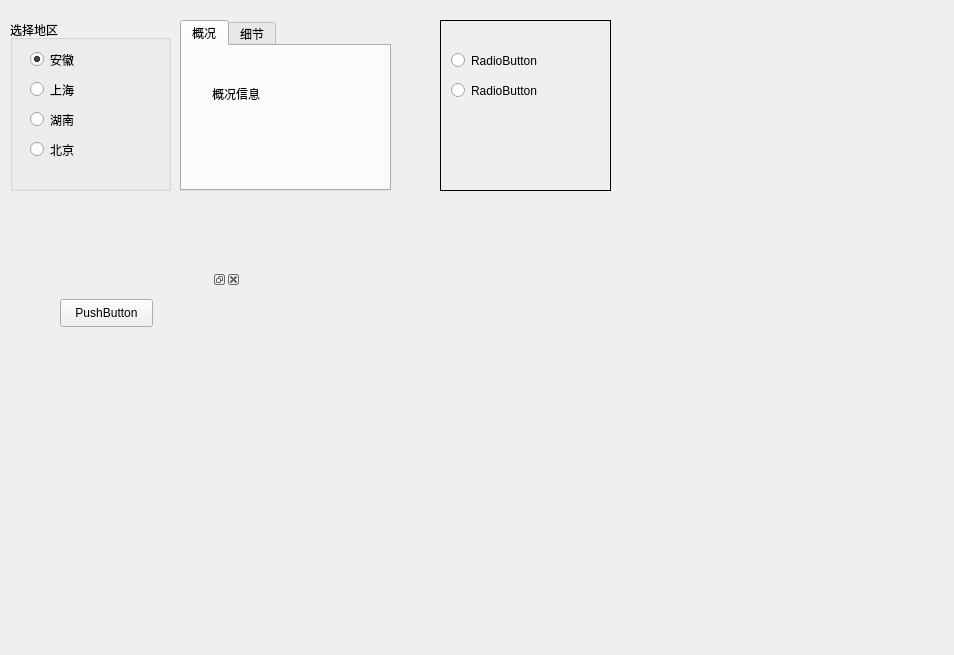
<?xml version="1.0" encoding="UTF-8"?>
<ui version="4.0">
 <class>Form</class>
 <widget class="QWidget" name="Form">
  <property name="geometry">
   <rect>
    <x>0</x>
    <y>0</y>
    <width>954</width>
    <height>655</height>
   </rect>
  </property>
  <property name="windowTitle">
   <string>Form</string>
  </property>
  <widget class="QGroupBox" name="groupBox">
   <property name="geometry">
    <rect>
     <x>10</x>
     <y>20</y>
     <width>161</width>
     <height>171</height>
    </rect>
   </property>
   <property name="title">
    <string>选择地区</string>
   </property>
   <widget class="QRadioButton" name="radioButton">
    <property name="geometry">
     <rect>
      <x>20</x>
      <y>30</y>
      <width>115</width>
      <height>19</height>
     </rect>
    </property>
    <property name="text">
     <string>安徽</string>
    </property>
    <property name="checked">
     <bool>true</bool>
    </property>
   </widget>
   <widget class="QRadioButton" name="radioButton_2">
    <property name="geometry">
     <rect>
      <x>20</x>
      <y>60</y>
      <width>115</width>
      <height>19</height>
     </rect>
    </property>
    <property name="text">
     <string>上海</string>
    </property>
   </widget>
   <widget class="QRadioButton" name="radioButton_3">
    <property name="geometry">
     <rect>
      <x>20</x>
      <y>90</y>
      <width>115</width>
      <height>19</height>
     </rect>
    </property>
    <property name="text">
     <string>湖南</string>
    </property>
   </widget>
   <widget class="QRadioButton" name="radioButton_4">
    <property name="geometry">
     <rect>
      <x>20</x>
      <y>120</y>
      <width>115</width>
      <height>19</height>
     </rect>
    </property>
    <property name="text">
     <string>北京</string>
    </property>
   </widget>
  </widget>
  <widget class="QTabWidget" name="tabWidget">
   <property name="geometry">
    <rect>
     <x>180</x>
     <y>20</y>
     <width>211</width>
     <height>171</height>
    </rect>
   </property>
   <property name="currentIndex">
    <number>0</number>
   </property>
   <widget class="QWidget" name="tab1">
    <attribute name="title">
     <string>概况</string>
    </attribute>
    <widget class="QLabel" name="label">
     <property name="geometry">
      <rect>
       <x>30</x>
       <y>40</y>
       <width>72</width>
       <height>15</height>
      </rect>
     </property>
     <property name="text">
      <string>概况信息</string>
     </property>
    </widget>
   </widget>
   <widget class="QWidget" name="tab2">
    <attribute name="title">
     <string>细节</string>
    </attribute>
    <widget class="QTextBrowser" name="textBrowser">
     <property name="geometry">
      <rect>
       <x>10</x>
       <y>10</y>
       <width>256</width>
       <height>192</height>
      </rect>
     </property>
     <property name="html">
      <string>&lt;!DOCTYPE HTML PUBLIC &quot;-//W3C//DTD HTML 4.0//EN&quot; &quot;http://www.w3.org/TR/REC-html40/strict.dtd&quot;&gt;
&lt;html&gt;&lt;head&gt;&lt;meta name=&quot;qrichtext&quot; content=&quot;1&quot; /&gt;&lt;style type=&quot;text/css&quot;&gt;
p, li { white-space: pre-wrap; }
&lt;/style&gt;&lt;/head&gt;&lt;body style=&quot; font-family:'SimSun'; font-size:9pt; font-weight:400; font-style:normal;&quot;&gt;
&lt;p style=&quot; margin-top:0px; margin-bottom:0px; margin-left:0px; margin-right:0px; -qt-block-indent:0; text-indent:0px;&quot;&gt;&lt;span style=&quot; font-size:14pt; font-weight:600;&quot;&gt;细节在此&lt;/span&gt;&lt;/p&gt;
&lt;p style=&quot; margin-top:0px; margin-bottom:0px; margin-left:0px; margin-right:0px; -qt-block-indent:0; text-indent:0px;&quot;&gt;&lt;a href=&quot;www.baidu.com&quot;&gt;&lt;span style=&quot; text-decoration: underline; color:#0000ff;&quot;&gt;继续&lt;/span&gt;&lt;/a&gt;&lt;/p&gt;&lt;/body&gt;&lt;/html&gt;</string>
     </property>
    </widget>
   </widget>
  </widget>
  <widget class="QStackedWidget" name="stackedWidget">
   <property name="geometry">
    <rect>
     <x>440</x>
     <y>20</y>
     <width>171</width>
     <height>171</height>
    </rect>
   </property>
   <property name="frameShape">
    <enum>QFrame::Box</enum>
   </property>
   <property name="currentIndex">
    <number>1</number>
   </property>
   <widget class="QWidget" name="page1">
    <widget class="QPushButton" name="pushButton">
     <property name="geometry">
      <rect>
       <x>10</x>
       <y>20</y>
       <width>93</width>
       <height>28</height>
      </rect>
     </property>
     <property name="text">
      <string>PushButton</string>
     </property>
    </widget>
   </widget>
   <widget class="QWidget" name="page2">
    <widget class="QRadioButton" name="radioButton_5">
     <property name="geometry">
      <rect>
       <x>10</x>
       <y>30</y>
       <width>115</width>
       <height>19</height>
      </rect>
     </property>
     <property name="text">
      <string>RadioButton</string>
     </property>
    </widget>
    <widget class="QRadioButton" name="radioButton_6">
     <property name="geometry">
      <rect>
       <x>10</x>
       <y>60</y>
       <width>115</width>
       <height>19</height>
      </rect>
     </property>
     <property name="text">
      <string>RadioButton</string>
     </property>
    </widget>
   </widget>
  </widget>
  <widget class="QDockWidget" name="dockWidget">
   <property name="geometry">
    <rect>
     <x>40</x>
     <y>270</y>
     <width>201</width>
     <height>171</height>
    </rect>
   </property>
   <widget class="QWidget" name="dockWidgetContents">
    <widget class="QPushButton" name="pushButton_2">
     <property name="geometry">
      <rect>
       <x>20</x>
       <y>10</y>
       <width>93</width>
       <height>28</height>
      </rect>
     </property>
     <property name="text">
      <string>PushButton</string>
     </property>
    </widget>
   </widget>
  </widget>
 </widget>
 <resources/>
 <connections/>
</ui>
